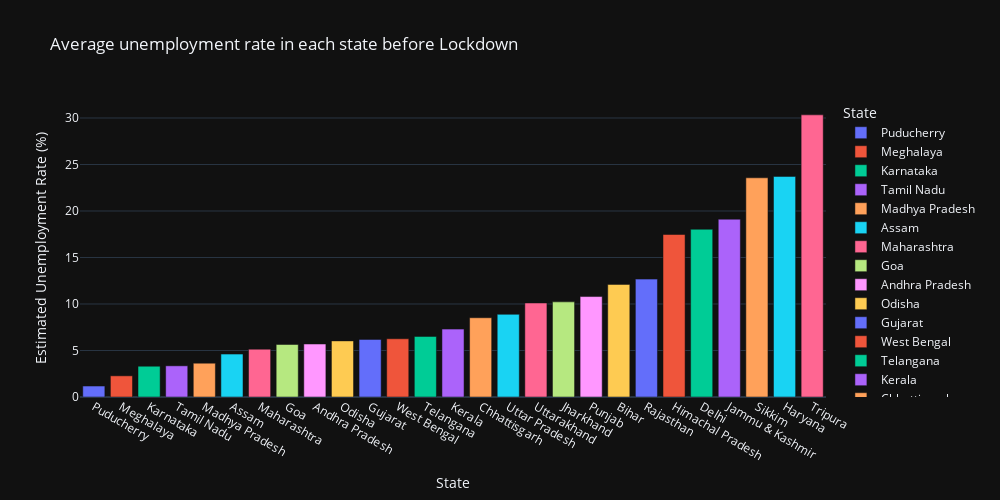
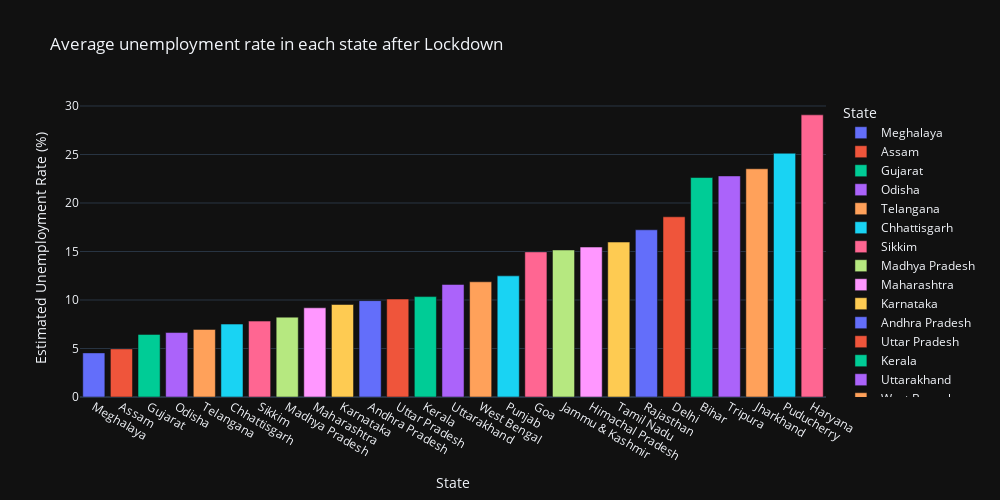
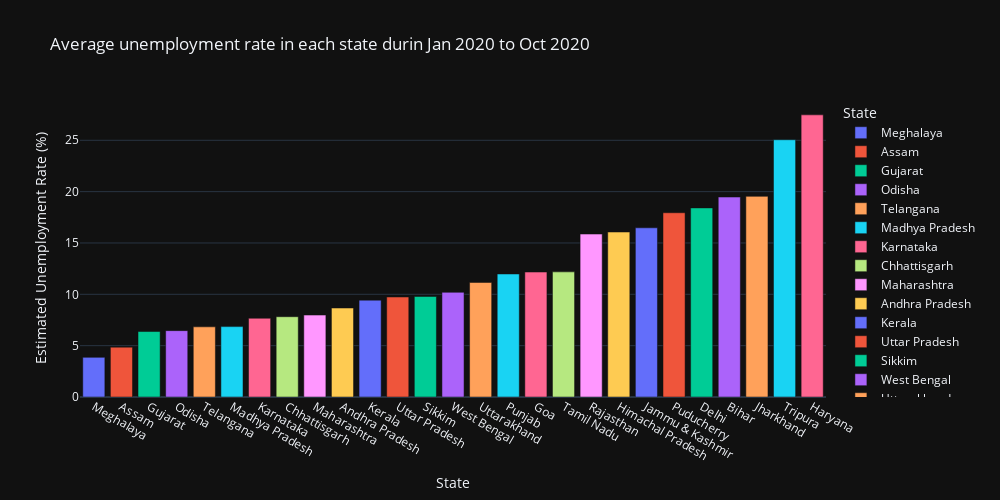

The cell these charts' notebook holds for them, in order:
### Code cell
#Plot for PRE LOCKDOWN
EUR_PL = pre_lock[['Estimated Unemployment Rate (%)','State']]
unemployed_rate_PL = EUR_PL.groupby('State').mean().reset_index()

#sorting in ascending order
unemployed_rate_PL = unemployed_rate_PL.sort_values('Estimated Unemployment Rate (%)')
#unemployed_rate

fig = px.bar(unemployed_rate_PL, x='State',y='Estimated Unemployment Rate (%)',color = 'State',title = 'Average unemployment rate in each state before Lockdown',width=1000, height=500,template='plotly_dark')
fig.show()


#plot after LOCKDOWN
EUR_L = lock[['Estimated Unemployment Rate (%)','State']]
unemployed_rate_L = EUR_L.groupby('State').mean().reset_index()

#sorting in ascending order
unemployed_rate_L = unemployed_rate_L.sort_values('Estimated Unemployment Rate (%)')
#unemployed_rate

fig = px.bar(unemployed_rate_L, x='State',y='Estimated Unemployment Rate (%)',color = 'State',title = 'Average unemployment rate in each state after Lockdown',width=1000, height=500,template='plotly_dark')
fig.show()


#Plot during Jan. 20220 to Oct. 2020
EUR = mydata[['Estimated Unemployment Rate (%)','State']]
unemployed_rate = EUR.groupby('State').mean().reset_index()

#sorting in ascending order
unemployed_rate = unemployed_rate.sort_values('Estimated Unemployment Rate (%)')
#unemployed_rate

fig = px.bar(unemployed_rate, x='State',y='Estimated Unemployment Rate (%)',color = 'State',title = 'Average unemployment rate in each state durin Jan 2020 to Oct 2020',width=1000, height=500,template='plotly_dark')
fig.show()

### Figure 1 — Plotly figure (JSON) as saved in the notebook; plotly's stock layout.template omitted (floating-point values rounded to 4 significant figures)
{"data": [{"alignmentgroup": "True", "hovertemplate": "State=%{x}<br>Estimated Unemployment Rate (%)=%{y}<extra></extra>", "legendgroup": "Puducherry", "marker": {"color": "#636efa", "pattern": {"shape": ""}}, "name": "Puducherry", "offsetgroup": "Puducherry", "orientation": "v", "showlegend": true, "textposition": "auto", "type": "bar", "x": ["Puducherry"], "xaxis": "x", "y": [1.18], "yaxis": "y"}, {"alignmentgroup": "True", "hovertemplate": "State=%{x}<br>Estimated Unemployment Rate (%)=%{y}<extra></extra>", "legendgroup": "Meghalaya", "marker": {"color": "#EF553B", "pattern": {"shape": ""}}, "name": "Meghalaya", "offsetgroup": "Meghalaya", "orientation": "v", "showlegend": true, "textposition": "auto", "type": "bar", "x": ["Meghalaya"], "xaxis": "x", "y": [2.277], "yaxis": "y"}, {"alignmentgroup": "True", "hovertemplate": "State=%{x}<br>Estimated Unemployment Rate (%)=%{y}<extra></extra>", "legendgroup": "Karnataka", "marker": {"color": "#00cc96", "pattern": {"shape": ""}}, "name": "Karnataka", "offsetgroup": "Karnataka", "orientation": "v", "showlegend": true, "textposition": "auto", "type": "bar", "x": ["Karnataka"], "xaxis": "x", "y": [3.31], "yaxis": "y"}, {"alignmentgroup": "True", "hovertemplate": "State=%{x}<br>Estimated Unemployment Rate (%)=%{y}<extra></extra>", "legendgroup": "Tamil Nadu", "marker": {"color": "#ab63fa", "pattern": {"shape": ""}}, "name": "Tamil Nadu", "offsetgroup": "Tamil Nadu", "orientation": "v", "showlegend": true, "textposition": "auto", "type": "bar", "x": ["Tamil Nadu"], "xaxis": "x", "y": [3.353], "yaxis": "y"}, {"alignmentgroup": "True", "hovertemplate": "State=%{x}<br>Estimated Unemployment Rate (%)=%{y}<extra></extra>", "legendgroup": "Madhya Pradesh", "marker": {"color": "#FFA15A", "pattern": {"shape": ""}}, "name": "Madhya Pradesh", "offsetgroup": "Madhya Pradesh", "orientation": "v", "showlegend": true, "textposition": "auto", "type": "bar", "x": ["Madhya Pradesh"], "xaxis": "x", "y": [3.633], "yaxis": "y"}, {"alignmentgroup": "True", "hovertemplate": "State=%{x}<br>Estimated Unemployment Rate (%)=%{y}<extra></extra>", "legendgroup": "Assam", "marker": {"color": "#19d3f3", "pattern": {"shape": ""}}, "name": "Assam", "offsetgroup": "Assam", "orientation": "v", "showlegend": true, "textposition": "auto", "type": "bar", "x": ["Assam"], "xaxis": "x", "y": [4.613], "yaxis": "y"}, {"alignmentgroup": "True", "hovertemplate": "State=%{x}<br>Estimated Unemployment Rate (%)=%{y}<extra></extra>", "legendgroup": "Maharashtra", "marker": {"color": "#FF6692", "pattern": {"shape": ""}}, "name": "Maharashtra", "offsetgroup": "Maharashtra", "orientation": "v", "showlegend": true, "textposition": "auto", "type": "bar", "x": ["Maharashtra"], "xaxis": "x", "y": [5.143], "yaxis": "y"}, {"alignmentgroup": "True", "hovertemplate": "State=%{x}<br>Estimated Unemployment Rate (%)=%{y}<extra></extra>", "legendgroup": "Goa", "marker": {"color": "#B6E880", "pattern": {"shape": ""}}, "name": "Goa", "offsetgroup": "Goa", "orientation": "v", "showlegend": true, "textposition": "auto", "type": "bar", "x": ["Goa"], "xaxis": "x", "y": [5.65], "yaxis": "y"}, {"alignmentgroup": "True", "hovertemplate": "State=%{x}<br>Estimated Unemployment Rate (%)=%{y}<extra></extra>", "legendgroup": "Andhra Pradesh", "marker": {"color": "#FF97FF", "pattern": {"shape": ""}}, "name": "Andhra Pradesh", "offsetgroup": "Andhra Pradesh", "orientation": "v", "showlegend": true, "textposition": "auto", "type": "bar", "x": ["Andhra Pradesh"], "xaxis": "x", "y": [5.7], "yaxis": "y"}, {"alignmentgroup": "True", "hovertemplate": "State=%{x}<br>Estimated Unemployment Rate (%)=%{y}<extra></extra>", "legendgroup": "Odisha", "marker": {"color": "#FECB52", "pattern": {"shape": ""}}, "name": "Odisha", "offsetgroup": "Odisha", "orientation": "v", "showlegend": true, "textposition": "auto", "type": "bar", "x": ["Odisha"], "xaxis": "x", "y": [6.033], "yaxis": "y"}, {"alignmentgroup": "True", "hovertemplate": "State=%{x}<br>Estimated Unemployment Rate (%)=%{y}<extra></extra>", "legendgroup": "Gujarat", "marker": {"color": "#636efa", "pattern": {"shape": ""}}, "name": "Gujarat", "offsetgroup": "Gujarat", "orientation": "v", "showlegend": true, "textposition": "auto", "type": "bar", "x": ["Gujarat"], "xaxis": "x", "y": [6.193], "yaxis": "y"}, {"alignmentgroup": "True", "hovertemplate": "State=%{x}<br>Estimated Unemployment Rate (%)=%{y}<extra></extra>", "legendgroup": "West Bengal", "marker": {"color": "#EF553B", "pattern": {"shape": ""}}, "name": "West Bengal", "offsetgroup": "West Bengal", "orientation": "v", "showlegend": true, "textposition": "auto", "type": "bar", "x": ["West Bengal"], "xaxis": "x", "y": [6.26], "yaxis": "y"}, {"alignmentgroup": "True", "hovertemplate": "State=%{x}<br>Estimated Unemployment Rate (%)=%{y}<extra></extra>", "legendgroup": "Telangana", "marker": {"color": "#00cc96", "pattern": {"shape": ""}}, "name": "Telangana", "offsetgroup": "Telangana", "orientation": "v", "showlegend": true, "textposition": "auto", "type": "bar", "x": ["Telangana"], "xaxis": "x", "y": [6.517], "yaxis": "y"}, {"alignmentgroup": "True", "hovertemplate": "State=%{x}<br>Estimated Unemployment Rate (%)=%{y}<extra></extra>", "legendgroup": "Kerala", "marker": {"color": "#ab63fa", "pattern": {"shape": ""}}, "name": "Kerala", "offsetgroup": "Kerala", "orientation": "v", "showlegend": true, "textposition": "auto", "type": "bar", "x": ["Kerala"], "xaxis": "x", "y": [7.3], "yaxis": "y"}, {"alignmentgroup": "True", "hovertemplate": "State=%{x}<br>Estimated Unemployment Rate (%)=%{y}<extra></extra>", "legendgroup": "Chhattisgarh", "marker": {"color": "#FFA15A", "pattern": {"shape": ""}}, "name": "Chhattisgarh", "offsetgroup": "Chhattisgarh", "orientation": "v", "showlegend": true, "textposition": "auto", "type": "bar", "x": ["Chhattisgarh"], "xaxis": "x", "y": [8.523], "yaxis": "y"}, {"alignmentgroup": "True", "hovertemplate": "State=%{x}<br>Estimated Unemployment Rate (%)=%{y}<extra></extra>", "legendgroup": "Uttar Pradesh", "marker": {"color": "#19d3f3", "pattern": {"shape": ""}}, "name": "Uttar Pradesh", "offsetgroup": "Uttar Pradesh", "orientation": "v", "showlegend": true, "textposition": "auto", "type": "bar", "x": ["Uttar Pradesh"], "xaxis": "x", "y": [8.89], "yaxis": "y"}, {"alignmentgroup": "True", "hovertemplate": "State=%{x}<br>Estimated Unemployment Rate (%)=%{y}<extra></extra>", "legendgroup": "Uttarakhand", "marker": {"color": "#FF6692", "pattern": {"shape": ""}}, "name": "Uttarakhand", "offsetgroup": "Uttarakhand", "orientation": "v", "showlegend": true, "textposition": "auto", "type": "bar", "x": ["Uttarakhand"], "xaxis": "x", "y": [10.11], "yaxis": "y"}, {"alignmentgroup": "True", "hovertemplate": "State=%{x}<br>Estimated Unemployment Rate (%)=%{y}<extra></extra>", "legendgroup": "Jharkhand", "marker": {"color": "#B6E880", "pattern": {"shape": ""}}, "name": "Jharkhand", "offsetgroup": "Jharkhand", "orientation": "v", "showlegend": true, "textposition": "auto", "type": "bar", "x": ["Jharkhand"], "xaxis": "x", "y": [10.23], "yaxis": "y"}, {"alignmentgroup": "True", "hovertemplate": "State=%{x}<br>Estimated Unemployment Rate (%)=%{y}<extra></extra>", "legendgroup": "Punjab", "marker": {"color": "#FF97FF", "pattern": {"shape": ""}}, "name": "Punjab", "offsetgroup": "Punjab", "orientation": "v", "showlegend": true, "textposition": "auto", "type": "bar", "x": ["Punjab"], "xaxis": "x", "y": [10.8], "yaxis": "y"}, {"alignmentgroup": "True", "hovertemplate": "State=%{x}<br>Estimated Unemployment Rate (%)=%{y}<extra></extra>", "legendgroup": "Bihar", "marker": {"color": "#FECB52", "pattern": {"shape": ""}}, "name": "Bihar", "offsetgroup": "Bihar", "orientation": "v", "showlegend": true, "textposition": "auto", "type": "bar", "x": ["Bihar"], "xaxis": "x", "y": [12.11], "yaxis": "y"}, {"alignmentgroup": "True", "hovertemplate": "State=%{x}<br>Estimated Unemployment Rate (%)=%{y}<extra></extra>", "legendgroup": "Rajasthan", "marker": {"color": "#636efa", "pattern": {"shape": ""}}, "name": "Rajasthan", "offsetgroup": "Rajasthan", "orientation": "v", "showlegend": true, "textposition": "auto", "type": "bar", "x": ["Rajasthan"], "xaxis": "x", "y": [12.68], "yaxis": "y"}, {"alignmentgroup": "True", "hovertemplate": "State=%{x}<br>Estimated Unemployment Rate (%)=%{y}<extra></extra>", "legendgroup": "Himachal Pradesh", "marker": {"color": "#EF553B", "pattern": {"shape": ""}}, "name": "Himachal Pradesh", "offsetgroup": "Himachal Pradesh", "orientation": "v", "showlegend": true, "textposition": "auto", "type": "bar", "x": ["Himachal Pradesh"], "xaxis": "x", "y": [17.48], "yaxis": "y"}, {"alignmentgroup": "True", "hovertemplate": "State=%{x}<br>Estimated Unemployment Rate (%)=%{y}<extra></extra>", "legendgroup": "Delhi", "marker": {"color": "#00cc96", "pattern": {"shape": ""}}, "name": "Delhi", "offsetgroup": "Delhi", "orientation": "v", "showlegend": true, "textposition": "auto", "type": "bar", "x": ["Delhi"], "xaxis": "x", "y": [18.04], "yaxis": "y"}, {"alignmentgroup": "True", "hovertemplate": "State=%{x}<br>Estimated Unemployment Rate (%)=%{y}<extra></extra>", "legendgroup": "Jammu & Kashmir", "marker": {"color": "#ab63fa", "pattern": {"shape": ""}}, "name": "Jammu & Kashmir", "offsetgroup": "Jammu & Kashmir", "orientation": "v", "showlegend": true, "textposition": "auto", "type": "bar", "x": ["Jammu & Kashmir"], "xaxis": "x", "y": [19.12], "yaxis": "y"}, {"alignmentgroup": "True", "hovertemplate": "State=%{x}<br>Estimated Unemployment Rate (%)=%{y}<extra></extra>", "legendgroup": "Sikkim", "marker": {"color": "#FFA15A", "pattern": {"shape": ""}}, "name": "Sikkim", "offsetgroup": "Sikkim", "orientation": "v", "showlegend": true, "textposition": "auto", "type": "bar", "x": ["Sikkim"], "xaxis": "x", "y": [23.57], "yaxis": "y"}, {"alignmentgroup": "True", "hovertemplate": "State=%{x}<br>Estimated Unemployment Rate (%)=%{y}<extra></extra>", "legendgroup": "Haryana", "marker": {"color": "#19d3f3", "pattern": {"shape": ""}}, "name": "Haryana", "offsetgroup": "Haryana", "orientation": "v", "showlegend": true, "textposition": "auto", "type": "bar", "x": ["Haryana"], "xaxis": "x", "y": [23.72], "yaxis": "y"}, {"alignmentgroup": "True", "hovertemplate": "State=%{x}<br>Estimated Unemployment Rate (%)=%{y}<extra></extra>", "legendgroup": "Tripura", "marker": {"color": "#FF6692", "pattern": {"shape": ""}}, "name": "Tripura", "offsetgroup": "Tripura", "orientation": "v", "showlegend": true, "textposition": "auto", "type": "bar", "x": ["Tripura"], "xaxis": "x", "y": [30.34], "yaxis": "y"}], "layout": {"barmode": "relative", "height": 500, "legend": {"title": {"text": "State"}, "tracegroupgap": 0}, "title": {"text": "Average unemployment rate in each state before Lockdown"}, "width": 1000, "xaxis": {"anchor": "y", "autorange": true, "categoryarray": ["Puducherry", "Meghalaya", "Karnataka", "Tamil Nadu", "Madhya Pradesh", "Assam", "Maharashtra", "Goa", "Andhra Pradesh", "Odisha", "Gujarat", "West Bengal", "Telangana", "Kerala", "Chhattisgarh", "Uttar Pradesh", "Uttarakhand", "Jharkhand", "Punjab", "Bihar", "Rajasthan", "Himachal Pradesh", "Delhi", "Jammu & Kashmir", "Sikkim", "Haryana", "Tripura"], "categoryorder": "array", "domain": [0, 1], "range": [-0.5, 26.5], "title": {"text": "State"}, "type": "category"}, "yaxis": {"anchor": "x", "autorange": true, "domain": [0, 1], "range": [0, 31.94], "title": {"text": "Estimated Unemployment Rate (%)"}, "type": "linear"}}}

### Figure 2 — Plotly figure (JSON) as saved in the notebook; plotly's stock layout.template omitted (floating-point values rounded to 4 significant figures)
{"data": [{"alignmentgroup": "True", "hovertemplate": "State=%{x}<br>Estimated Unemployment Rate (%)=%{y}<extra></extra>", "legendgroup": "Meghalaya", "marker": {"color": "#636efa", "pattern": {"shape": ""}}, "name": "Meghalaya", "offsetgroup": "Meghalaya", "orientation": "v", "showlegend": true, "textposition": "auto", "type": "bar", "x": ["Meghalaya"], "xaxis": "x", "y": [4.547], "yaxis": "y"}, {"alignmentgroup": "True", "hovertemplate": "State=%{x}<br>Estimated Unemployment Rate (%)=%{y}<extra></extra>", "legendgroup": "Assam", "marker": {"color": "#EF553B", "pattern": {"shape": ""}}, "name": "Assam", "offsetgroup": "Assam", "orientation": "v", "showlegend": true, "textposition": "auto", "type": "bar", "x": ["Assam"], "xaxis": "x", "y": [4.96], "yaxis": "y"}, {"alignmentgroup": "True", "hovertemplate": "State=%{x}<br>Estimated Unemployment Rate (%)=%{y}<extra></extra>", "legendgroup": "Gujarat", "marker": {"color": "#00cc96", "pattern": {"shape": ""}}, "name": "Gujarat", "offsetgroup": "Gujarat", "orientation": "v", "showlegend": true, "textposition": "auto", "type": "bar", "x": ["Gujarat"], "xaxis": "x", "y": [6.454], "yaxis": "y"}, {"alignmentgroup": "True", "hovertemplate": "State=%{x}<br>Estimated Unemployment Rate (%)=%{y}<extra></extra>", "legendgroup": "Odisha", "marker": {"color": "#ab63fa", "pattern": {"shape": ""}}, "name": "Odisha", "offsetgroup": "Odisha", "orientation": "v", "showlegend": true, "textposition": "auto", "type": "bar", "x": ["Odisha"], "xaxis": "x", "y": [6.646], "yaxis": "y"}, {"alignmentgroup": "True", "hovertemplate": "State=%{x}<br>Estimated Unemployment Rate (%)=%{y}<extra></extra>", "legendgroup": "Telangana", "marker": {"color": "#FFA15A", "pattern": {"shape": ""}}, "name": "Telangana", "offsetgroup": "Telangana", "orientation": "v", "showlegend": true, "textposition": "auto", "type": "bar", "x": ["Telangana"], "xaxis": "x", "y": [6.969], "yaxis": "y"}, {"alignmentgroup": "True", "hovertemplate": "State=%{x}<br>Estimated Unemployment Rate (%)=%{y}<extra></extra>", "legendgroup": "Chhattisgarh", "marker": {"color": "#19d3f3", "pattern": {"shape": ""}}, "name": "Chhattisgarh", "offsetgroup": "Chhattisgarh", "orientation": "v", "showlegend": true, "textposition": "auto", "type": "bar", "x": ["Chhattisgarh"], "xaxis": "x", "y": [7.517], "yaxis": "y"}, {"alignmentgroup": "True", "hovertemplate": "State=%{x}<br>Estimated Unemployment Rate (%)=%{y}<extra></extra>", "legendgroup": "Sikkim", "marker": {"color": "#FF6692", "pattern": {"shape": ""}}, "name": "Sikkim", "offsetgroup": "Sikkim", "orientation": "v", "showlegend": true, "textposition": "auto", "type": "bar", "x": ["Sikkim"], "xaxis": "x", "y": [7.824], "yaxis": "y"}, {"alignmentgroup": "True", "hovertemplate": "State=%{x}<br>Estimated Unemployment Rate (%)=%{y}<extra></extra>", "legendgroup": "Madhya Pradesh", "marker": {"color": "#B6E880", "pattern": {"shape": ""}}, "name": "Madhya Pradesh", "offsetgroup": "Madhya Pradesh", "orientation": "v", "showlegend": true, "textposition": "auto", "type": "bar", "x": ["Madhya Pradesh"], "xaxis": "x", "y": [8.234], "yaxis": "y"}, {"alignmentgroup": "True", "hovertemplate": "State=%{x}<br>Estimated Unemployment Rate (%)=%{y}<extra></extra>", "legendgroup": "Maharashtra", "marker": {"color": "#FF97FF", "pattern": {"shape": ""}}, "name": "Maharashtra", "offsetgroup": "Maharashtra", "orientation": "v", "showlegend": true, "textposition": "auto", "type": "bar", "x": ["Maharashtra"], "xaxis": "x", "y": [9.194], "yaxis": "y"}, {"alignmentgroup": "True", "hovertemplate": "State=%{x}<br>Estimated Unemployment Rate (%)=%{y}<extra></extra>", "legendgroup": "Karnataka", "marker": {"color": "#FECB52", "pattern": {"shape": ""}}, "name": "Karnataka", "offsetgroup": "Karnataka", "orientation": "v", "showlegend": true, "textposition": "auto", "type": "bar", "x": ["Karnataka"], "xaxis": "x", "y": [9.536], "yaxis": "y"}, {"alignmentgroup": "True", "hovertemplate": "State=%{x}<br>Estimated Unemployment Rate (%)=%{y}<extra></extra>", "legendgroup": "Andhra Pradesh", "marker": {"color": "#636efa", "pattern": {"shape": ""}}, "name": "Andhra Pradesh", "offsetgroup": "Andhra Pradesh", "orientation": "v", "showlegend": true, "textposition": "auto", "type": "bar", "x": ["Andhra Pradesh"], "xaxis": "x", "y": [9.934], "yaxis": "y"}, {"alignmentgroup": "True", "hovertemplate": "State=%{x}<br>Estimated Unemployment Rate (%)=%{y}<extra></extra>", "legendgroup": "Uttar Pradesh", "marker": {"color": "#EF553B", "pattern": {"shape": ""}}, "name": "Uttar Pradesh", "offsetgroup": "Uttar Pradesh", "orientation": "v", "showlegend": true, "textposition": "auto", "type": "bar", "x": ["Uttar Pradesh"], "xaxis": "x", "y": [10.1], "yaxis": "y"}, {"alignmentgroup": "True", "hovertemplate": "State=%{x}<br>Estimated Unemployment Rate (%)=%{y}<extra></extra>", "legendgroup": "Kerala", "marker": {"color": "#00cc96", "pattern": {"shape": ""}}, "name": "Kerala", "offsetgroup": "Kerala", "orientation": "v", "showlegend": true, "textposition": "auto", "type": "bar", "x": ["Kerala"], "xaxis": "x", "y": [10.35], "yaxis": "y"}, {"alignmentgroup": "True", "hovertemplate": "State=%{x}<br>Estimated Unemployment Rate (%)=%{y}<extra></extra>", "legendgroup": "Uttarakhand", "marker": {"color": "#ab63fa", "pattern": {"shape": ""}}, "name": "Uttarakhand", "offsetgroup": "Uttarakhand", "orientation": "v", "showlegend": true, "textposition": "auto", "type": "bar", "x": ["Uttarakhand"], "xaxis": "x", "y": [11.6], "yaxis": "y"}, {"alignmentgroup": "True", "hovertemplate": "State=%{x}<br>Estimated Unemployment Rate (%)=%{y}<extra></extra>", "legendgroup": "West Bengal", "marker": {"color": "#FFA15A", "pattern": {"shape": ""}}, "name": "West Bengal", "offsetgroup": "West Bengal", "orientation": "v", "showlegend": true, "textposition": "auto", "type": "bar", "x": ["West Bengal"], "xaxis": "x", "y": [11.88], "yaxis": "y"}, {"alignmentgroup": "True", "hovertemplate": "State=%{x}<br>Estimated Unemployment Rate (%)=%{y}<extra></extra>", "legendgroup": "Punjab", "marker": {"color": "#19d3f3", "pattern": {"shape": ""}}, "name": "Punjab", "offsetgroup": "Punjab", "orientation": "v", "showlegend": true, "textposition": "auto", "type": "bar", "x": ["Punjab"], "xaxis": "x", "y": [12.49], "yaxis": "y"}, {"alignmentgroup": "True", "hovertemplate": "State=%{x}<br>Estimated Unemployment Rate (%)=%{y}<extra></extra>", "legendgroup": "Goa", "marker": {"color": "#FF6692", "pattern": {"shape": ""}}, "name": "Goa", "offsetgroup": "Goa", "orientation": "v", "showlegend": true, "textposition": "auto", "type": "bar", "x": ["Goa"], "xaxis": "x", "y": [14.96], "yaxis": "y"}, {"alignmentgroup": "True", "hovertemplate": "State=%{x}<br>Estimated Unemployment Rate (%)=%{y}<extra></extra>", "legendgroup": "Jammu & Kashmir", "marker": {"color": "#B6E880", "pattern": {"shape": ""}}, "name": "Jammu & Kashmir", "offsetgroup": "Jammu & Kashmir", "orientation": "v", "showlegend": true, "textposition": "auto", "type": "bar", "x": ["Jammu & Kashmir"], "xaxis": "x", "y": [15.16], "yaxis": "y"}, {"alignmentgroup": "True", "hovertemplate": "State=%{x}<br>Estimated Unemployment Rate (%)=%{y}<extra></extra>", "legendgroup": "Himachal Pradesh", "marker": {"color": "#FF97FF", "pattern": {"shape": ""}}, "name": "Himachal Pradesh", "offsetgroup": "Himachal Pradesh", "orientation": "v", "showlegend": true, "textposition": "auto", "type": "bar", "x": ["Himachal Pradesh"], "xaxis": "x", "y": [15.46], "yaxis": "y"}, {"alignmentgroup": "True", "hovertemplate": "State=%{x}<br>Estimated Unemployment Rate (%)=%{y}<extra></extra>", "legendgroup": "Tamil Nadu", "marker": {"color": "#FECB52", "pattern": {"shape": ""}}, "name": "Tamil Nadu", "offsetgroup": "Tamil Nadu", "orientation": "v", "showlegend": true, "textposition": "auto", "type": "bar", "x": ["Tamil Nadu"], "xaxis": "x", "y": [15.97], "yaxis": "y"}, {"alignmentgroup": "True", "hovertemplate": "State=%{x}<br>Estimated Unemployment Rate (%)=%{y}<extra></extra>", "legendgroup": "Rajasthan", "marker": {"color": "#636efa", "pattern": {"shape": ""}}, "name": "Rajasthan", "offsetgroup": "Rajasthan", "orientation": "v", "showlegend": true, "textposition": "auto", "type": "bar", "x": ["Rajasthan"], "xaxis": "x", "y": [17.24], "yaxis": "y"}, {"alignmentgroup": "True", "hovertemplate": "State=%{x}<br>Estimated Unemployment Rate (%)=%{y}<extra></extra>", "legendgroup": "Delhi", "marker": {"color": "#EF553B", "pattern": {"shape": ""}}, "name": "Delhi", "offsetgroup": "Delhi", "orientation": "v", "showlegend": true, "textposition": "auto", "type": "bar", "x": ["Delhi"], "xaxis": "x", "y": [18.58], "yaxis": "y"}, {"alignmentgroup": "True", "hovertemplate": "State=%{x}<br>Estimated Unemployment Rate (%)=%{y}<extra></extra>", "legendgroup": "Bihar", "marker": {"color": "#00cc96", "pattern": {"shape": ""}}, "name": "Bihar", "offsetgroup": "Bihar", "orientation": "v", "showlegend": true, "textposition": "auto", "type": "bar", "x": ["Bihar"], "xaxis": "x", "y": [22.63], "yaxis": "y"}, {"alignmentgroup": "True", "hovertemplate": "State=%{x}<br>Estimated Unemployment Rate (%)=%{y}<extra></extra>", "legendgroup": "Tripura", "marker": {"color": "#ab63fa", "pattern": {"shape": ""}}, "name": "Tripura", "offsetgroup": "Tripura", "orientation": "v", "showlegend": true, "textposition": "auto", "type": "bar", "x": ["Tripura"], "xaxis": "x", "y": [22.79], "yaxis": "y"}, {"alignmentgroup": "True", "hovertemplate": "State=%{x}<br>Estimated Unemployment Rate (%)=%{y}<extra></extra>", "legendgroup": "Jharkhand", "marker": {"color": "#FFA15A", "pattern": {"shape": ""}}, "name": "Jharkhand", "offsetgroup": "Jharkhand", "orientation": "v", "showlegend": true, "textposition": "auto", "type": "bar", "x": ["Jharkhand"], "xaxis": "x", "y": [23.53], "yaxis": "y"}, {"alignmentgroup": "True", "hovertemplate": "State=%{x}<br>Estimated Unemployment Rate (%)=%{y}<extra></extra>", "legendgroup": "Puducherry", "marker": {"color": "#19d3f3", "pattern": {"shape": ""}}, "name": "Puducherry", "offsetgroup": "Puducherry", "orientation": "v", "showlegend": true, "textposition": "auto", "type": "bar", "x": ["Puducherry"], "xaxis": "x", "y": [25.13], "yaxis": "y"}, {"alignmentgroup": "True", "hovertemplate": "State=%{x}<br>Estimated Unemployment Rate (%)=%{y}<extra></extra>", "legendgroup": "Haryana", "marker": {"color": "#FF6692", "pattern": {"shape": ""}}, "name": "Haryana", "offsetgroup": "Haryana", "orientation": "v", "showlegend": true, "textposition": "auto", "type": "bar", "x": ["Haryana"], "xaxis": "x", "y": [29.09], "yaxis": "y"}], "layout": {"barmode": "relative", "height": 500, "legend": {"title": {"text": "State"}, "tracegroupgap": 0}, "title": {"text": "Average unemployment rate in each state after Lockdown"}, "width": 1000, "xaxis": {"anchor": "y", "autorange": true, "categoryarray": ["Meghalaya", "Assam", "Gujarat", "Odisha", "Telangana", "Chhattisgarh", "Sikkim", "Madhya Pradesh", "Maharashtra", "Karnataka", "Andhra Pradesh", "Uttar Pradesh", "Kerala", "Uttarakhand", "West Bengal", "Punjab", "Goa", "Jammu & Kashmir", "Himachal Pradesh", "Tamil Nadu", "Rajasthan", "Delhi", "Bihar", "Tripura", "Jharkhand", "Puducherry", "Haryana"], "categoryorder": "array", "domain": [0, 1], "range": [-0.5, 26.5], "title": {"text": "State"}, "type": "category"}, "yaxis": {"anchor": "x", "autorange": true, "domain": [0, 1], "range": [0, 30.62], "title": {"text": "Estimated Unemployment Rate (%)"}, "type": "linear"}}}

### Figure 3 — Plotly figure (JSON) as saved in the notebook; plotly's stock layout.template omitted (floating-point values rounded to 4 significant figures)
{"data": [{"alignmentgroup": "True", "hovertemplate": "State=%{x}<br>Estimated Unemployment Rate (%)=%{y}<extra></extra>", "legendgroup": "Meghalaya", "marker": {"color": "#636efa", "pattern": {"shape": ""}}, "name": "Meghalaya", "offsetgroup": "Meghalaya", "orientation": "v", "showlegend": true, "textposition": "auto", "type": "bar", "x": ["Meghalaya"], "xaxis": "x", "y": [3.866], "yaxis": "y"}, {"alignmentgroup": "True", "hovertemplate": "State=%{x}<br>Estimated Unemployment Rate (%)=%{y}<extra></extra>", "legendgroup": "Assam", "marker": {"color": "#EF553B", "pattern": {"shape": ""}}, "name": "Assam", "offsetgroup": "Assam", "orientation": "v", "showlegend": true, "textposition": "auto", "type": "bar", "x": ["Assam"], "xaxis": "x", "y": [4.856], "yaxis": "y"}, {"alignmentgroup": "True", "hovertemplate": "State=%{x}<br>Estimated Unemployment Rate (%)=%{y}<extra></extra>", "legendgroup": "Gujarat", "marker": {"color": "#00cc96", "pattern": {"shape": ""}}, "name": "Gujarat", "offsetgroup": "Gujarat", "orientation": "v", "showlegend": true, "textposition": "auto", "type": "bar", "x": ["Gujarat"], "xaxis": "x", "y": [6.376], "yaxis": "y"}, {"alignmentgroup": "True", "hovertemplate": "State=%{x}<br>Estimated Unemployment Rate (%)=%{y}<extra></extra>", "legendgroup": "Odisha", "marker": {"color": "#ab63fa", "pattern": {"shape": ""}}, "name": "Odisha", "offsetgroup": "Odisha", "orientation": "v", "showlegend": true, "textposition": "auto", "type": "bar", "x": ["Odisha"], "xaxis": "x", "y": [6.462], "yaxis": "y"}, {"alignmentgroup": "True", "hovertemplate": "State=%{x}<br>Estimated Unemployment Rate (%)=%{y}<extra></extra>", "legendgroup": "Telangana", "marker": {"color": "#FFA15A", "pattern": {"shape": ""}}, "name": "Telangana", "offsetgroup": "Telangana", "orientation": "v", "showlegend": true, "textposition": "auto", "type": "bar", "x": ["Telangana"], "xaxis": "x", "y": [6.833], "yaxis": "y"}, {"alignmentgroup": "True", "hovertemplate": "State=%{x}<br>Estimated Unemployment Rate (%)=%{y}<extra></extra>", "legendgroup": "Madhya Pradesh", "marker": {"color": "#19d3f3", "pattern": {"shape": ""}}, "name": "Madhya Pradesh", "offsetgroup": "Madhya Pradesh", "orientation": "v", "showlegend": true, "textposition": "auto", "type": "bar", "x": ["Madhya Pradesh"], "xaxis": "x", "y": [6.854], "yaxis": "y"}, {"alignmentgroup": "True", "hovertemplate": "State=%{x}<br>Estimated Unemployment Rate (%)=%{y}<extra></extra>", "legendgroup": "Karnataka", "marker": {"color": "#FF6692", "pattern": {"shape": ""}}, "name": "Karnataka", "offsetgroup": "Karnataka", "orientation": "v", "showlegend": true, "textposition": "auto", "type": "bar", "x": ["Karnataka"], "xaxis": "x", "y": [7.668], "yaxis": "y"}, {"alignmentgroup": "True", "hovertemplate": "State=%{x}<br>Estimated Unemployment Rate (%)=%{y}<extra></extra>", "legendgroup": "Chhattisgarh", "marker": {"color": "#B6E880", "pattern": {"shape": ""}}, "name": "Chhattisgarh", "offsetgroup": "Chhattisgarh", "orientation": "v", "showlegend": true, "textposition": "auto", "type": "bar", "x": ["Chhattisgarh"], "xaxis": "x", "y": [7.819], "yaxis": "y"}, {"alignmentgroup": "True", "hovertemplate": "State=%{x}<br>Estimated Unemployment Rate (%)=%{y}<extra></extra>", "legendgroup": "Maharashtra", "marker": {"color": "#FF97FF", "pattern": {"shape": ""}}, "name": "Maharashtra", "offsetgroup": "Maharashtra", "orientation": "v", "showlegend": true, "textposition": "auto", "type": "bar", "x": ["Maharashtra"], "xaxis": "x", "y": [7.979], "yaxis": "y"}, {"alignmentgroup": "True", "hovertemplate": "State=%{x}<br>Estimated Unemployment Rate (%)=%{y}<extra></extra>", "legendgroup": "Andhra Pradesh", "marker": {"color": "#FECB52", "pattern": {"shape": ""}}, "name": "Andhra Pradesh", "offsetgroup": "Andhra Pradesh", "orientation": "v", "showlegend": true, "textposition": "auto", "type": "bar", "x": ["Andhra Pradesh"], "xaxis": "x", "y": [8.664], "yaxis": "y"}, {"alignmentgroup": "True", "hovertemplate": "State=%{x}<br>Estimated Unemployment Rate (%)=%{y}<extra></extra>", "legendgroup": "Kerala", "marker": {"color": "#636efa", "pattern": {"shape": ""}}, "name": "Kerala", "offsetgroup": "Kerala", "orientation": "v", "showlegend": true, "textposition": "auto", "type": "bar", "x": ["Kerala"], "xaxis": "x", "y": [9.434], "yaxis": "y"}, {"alignmentgroup": "True", "hovertemplate": "State=%{x}<br>Estimated Unemployment Rate (%)=%{y}<extra></extra>", "legendgroup": "Uttar Pradesh", "marker": {"color": "#EF553B", "pattern": {"shape": ""}}, "name": "Uttar Pradesh", "offsetgroup": "Uttar Pradesh", "orientation": "v", "showlegend": true, "textposition": "auto", "type": "bar", "x": ["Uttar Pradesh"], "xaxis": "x", "y": [9.737], "yaxis": "y"}, {"alignmentgroup": "True", "hovertemplate": "State=%{x}<br>Estimated Unemployment Rate (%)=%{y}<extra></extra>", "legendgroup": "Sikkim", "marker": {"color": "#00cc96", "pattern": {"shape": ""}}, "name": "Sikkim", "offsetgroup": "Sikkim", "orientation": "v", "showlegend": true, "textposition": "auto", "type": "bar", "x": ["Sikkim"], "xaxis": "x", "y": [9.793], "yaxis": "y"}, {"alignmentgroup": "True", "hovertemplate": "State=%{x}<br>Estimated Unemployment Rate (%)=%{y}<extra></extra>", "legendgroup": "West Bengal", "marker": {"color": "#ab63fa", "pattern": {"shape": ""}}, "name": "West Bengal", "offsetgroup": "West Bengal", "orientation": "v", "showlegend": true, "textposition": "auto", "type": "bar", "x": ["West Bengal"], "xaxis": "x", "y": [10.19], "yaxis": "y"}, {"alignmentgroup": "True", "hovertemplate": "State=%{x}<br>Estimated Unemployment Rate (%)=%{y}<extra></extra>", "legendgroup": "Uttarakhand", "marker": {"color": "#FFA15A", "pattern": {"shape": ""}}, "name": "Uttarakhand", "offsetgroup": "Uttarakhand", "orientation": "v", "showlegend": true, "textposition": "auto", "type": "bar", "x": ["Uttarakhand"], "xaxis": "x", "y": [11.16], "yaxis": "y"}, {"alignmentgroup": "True", "hovertemplate": "State=%{x}<br>Estimated Unemployment Rate (%)=%{y}<extra></extra>", "legendgroup": "Punjab", "marker": {"color": "#19d3f3", "pattern": {"shape": ""}}, "name": "Punjab", "offsetgroup": "Punjab", "orientation": "v", "showlegend": true, "textposition": "auto", "type": "bar", "x": ["Punjab"], "xaxis": "x", "y": [11.98], "yaxis": "y"}, {"alignmentgroup": "True", "hovertemplate": "State=%{x}<br>Estimated Unemployment Rate (%)=%{y}<extra></extra>", "legendgroup": "Goa", "marker": {"color": "#FF6692", "pattern": {"shape": ""}}, "name": "Goa", "offsetgroup": "Goa", "orientation": "v", "showlegend": true, "textposition": "auto", "type": "bar", "x": ["Goa"], "xaxis": "x", "y": [12.17], "yaxis": "y"}, {"alignmentgroup": "True", "hovertemplate": "State=%{x}<br>Estimated Unemployment Rate (%)=%{y}<extra></extra>", "legendgroup": "Tamil Nadu", "marker": {"color": "#B6E880", "pattern": {"shape": ""}}, "name": "Tamil Nadu", "offsetgroup": "Tamil Nadu", "orientation": "v", "showlegend": true, "textposition": "auto", "type": "bar", "x": ["Tamil Nadu"], "xaxis": "x", "y": [12.19], "yaxis": "y"}, {"alignmentgroup": "True", "hovertemplate": "State=%{x}<br>Estimated Unemployment Rate (%)=%{y}<extra></extra>", "legendgroup": "Rajasthan", "marker": {"color": "#FF97FF", "pattern": {"shape": ""}}, "name": "Rajasthan", "offsetgroup": "Rajasthan", "orientation": "v", "showlegend": true, "textposition": "auto", "type": "bar", "x": ["Rajasthan"], "xaxis": "x", "y": [15.87], "yaxis": "y"}, {"alignmentgroup": "True", "hovertemplate": "State=%{x}<br>Estimated Unemployment Rate (%)=%{y}<extra></extra>", "legendgroup": "Himachal Pradesh", "marker": {"color": "#FECB52", "pattern": {"shape": ""}}, "name": "Himachal Pradesh", "offsetgroup": "Himachal Pradesh", "orientation": "v", "showlegend": true, "textposition": "auto", "type": "bar", "x": ["Himachal Pradesh"], "xaxis": "x", "y": [16.07], "yaxis": "y"}, {"alignmentgroup": "True", "hovertemplate": "State=%{x}<br>Estimated Unemployment Rate (%)=%{y}<extra></extra>", "legendgroup": "Jammu & Kashmir", "marker": {"color": "#636efa", "pattern": {"shape": ""}}, "name": "Jammu & Kashmir", "offsetgroup": "Jammu & Kashmir", "orientation": "v", "showlegend": true, "textposition": "auto", "type": "bar", "x": ["Jammu & Kashmir"], "xaxis": "x", "y": [16.48], "yaxis": "y"}, {"alignmentgroup": "True", "hovertemplate": "State=%{x}<br>Estimated Unemployment Rate (%)=%{y}<extra></extra>", "legendgroup": "Puducherry", "marker": {"color": "#EF553B", "pattern": {"shape": ""}}, "name": "Puducherry", "offsetgroup": "Puducherry", "orientation": "v", "showlegend": true, "textposition": "auto", "type": "bar", "x": ["Puducherry"], "xaxis": "x", "y": [17.94], "yaxis": "y"}, {"alignmentgroup": "True", "hovertemplate": "State=%{x}<br>Estimated Unemployment Rate (%)=%{y}<extra></extra>", "legendgroup": "Delhi", "marker": {"color": "#00cc96", "pattern": {"shape": ""}}, "name": "Delhi", "offsetgroup": "Delhi", "orientation": "v", "showlegend": true, "textposition": "auto", "type": "bar", "x": ["Delhi"], "xaxis": "x", "y": [18.41], "yaxis": "y"}, {"alignmentgroup": "True", "hovertemplate": "State=%{x}<br>Estimated Unemployment Rate (%)=%{y}<extra></extra>", "legendgroup": "Bihar", "marker": {"color": "#ab63fa", "pattern": {"shape": ""}}, "name": "Bihar", "offsetgroup": "Bihar", "orientation": "v", "showlegend": true, "textposition": "auto", "type": "bar", "x": ["Bihar"], "xaxis": "x", "y": [19.47], "yaxis": "y"}, {"alignmentgroup": "True", "hovertemplate": "State=%{x}<br>Estimated Unemployment Rate (%)=%{y}<extra></extra>", "legendgroup": "Jharkhand", "marker": {"color": "#FFA15A", "pattern": {"shape": ""}}, "name": "Jharkhand", "offsetgroup": "Jharkhand", "orientation": "v", "showlegend": true, "textposition": "auto", "type": "bar", "x": ["Jharkhand"], "xaxis": "x", "y": [19.54], "yaxis": "y"}, {"alignmentgroup": "True", "hovertemplate": "State=%{x}<br>Estimated Unemployment Rate (%)=%{y}<extra></extra>", "legendgroup": "Tripura", "marker": {"color": "#19d3f3", "pattern": {"shape": ""}}, "name": "Tripura", "offsetgroup": "Tripura", "orientation": "v", "showlegend": true, "textposition": "auto", "type": "bar", "x": ["Tripura"], "xaxis": "x", "y": [25.05], "yaxis": "y"}, {"alignmentgroup": "True", "hovertemplate": "State=%{x}<br>Estimated Unemployment Rate (%)=%{y}<extra></extra>", "legendgroup": "Haryana", "marker": {"color": "#FF6692", "pattern": {"shape": ""}}, "name": "Haryana", "offsetgroup": "Haryana", "orientation": "v", "showlegend": true, "textposition": "auto", "type": "bar", "x": ["Haryana"], "xaxis": "x", "y": [27.48], "yaxis": "y"}], "layout": {"barmode": "relative", "height": 500, "legend": {"title": {"text": "State"}, "tracegroupgap": 0}, "title": {"text": "Average unemployment rate in each state durin Jan 2020 to Oct 2020"}, "width": 1000, "xaxis": {"anchor": "y", "autorange": true, "categoryarray": ["Meghalaya", "Assam", "Gujarat", "Odisha", "Telangana", "Madhya Pradesh", "Karnataka", "Chhattisgarh", "Maharashtra", "Andhra Pradesh", "Kerala", "Uttar Pradesh", "Sikkim", "West Bengal", "Uttarakhand", "Punjab", "Goa", "Tamil Nadu", "Rajasthan", "Himachal Pradesh", "Jammu & Kashmir", "Puducherry", "Delhi", "Bihar", "Jharkhand", "Tripura", "Haryana"], "categoryorder": "array", "domain": [0, 1], "range": [-0.5, 26.5], "title": {"text": "State"}, "type": "category"}, "yaxis": {"anchor": "x", "autorange": true, "domain": [0, 1], "range": [0, 28.92], "title": {"text": "Estimated Unemployment Rate (%)"}, "type": "linear"}}}
